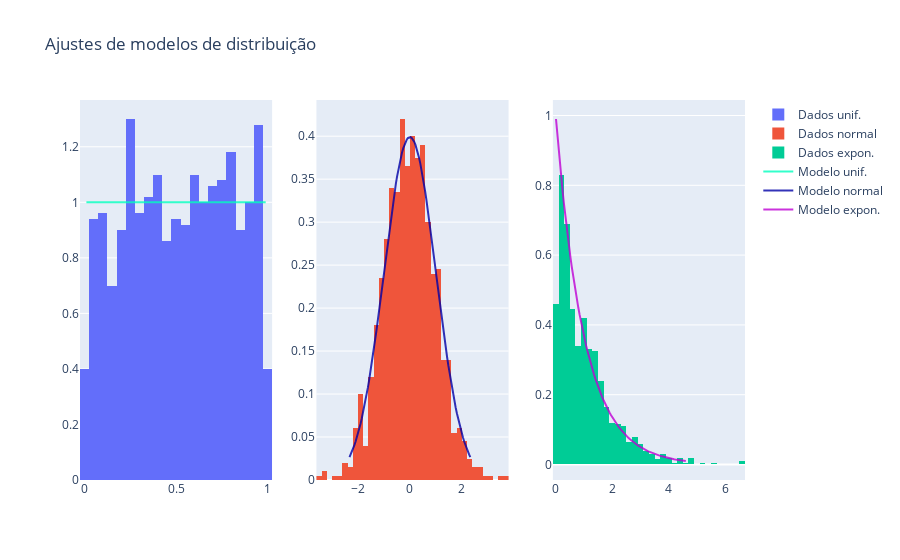

Notebook code cell kept with this figure:
### Markdown cell above
Ajuste de modelo de distribuição de probabilidade:

### Code cell
pdf_uni_sample = np.linspace(uniform.ppf(0.01), uniform.ppf(0.99), 100)
pdf_norm_sample = np.linspace(norm.ppf(0.01), norm.ppf(0.99), 100)
pdf_exp_sample = np.linspace(expon.ppf(0.01), expon.ppf(0.99), 100)

fig = make_subplots(rows=1, cols=3)

fig.add_trace(go.Histogram(x=var_uni, histnorm='probability density',
                           name="Dados unif."), row=1, col=1)
fig.add_trace(go.Histogram(x=var_norm, histnorm='probability density',
                           name="Dados normal"), row=1, col=2)
fig.add_trace(go.Histogram(x=var_exp, histnorm='probability density',
                             name="Dados expon."), row=1, col=3)

fig.add_trace(go.Scatter(x=pdf_uni_sample, y=uniform.pdf(pdf_uni_sample),
                      name='Modelo unif.', mode='lines',
                      marker=dict(color="rgba(0, 255, 190, 0.8)")), row=1, col=1)
fig.add_trace(go.Scatter(x=pdf_norm_sample, y=norm.pdf(pdf_norm_sample),
                      name='Modelo normal', mode='lines',
                      marker=dict(color="rgba(0, 0, 167, 0.8)")), row=1, col=2)
fig.add_trace(go.Scatter(x=pdf_exp_sample, y=expon.pdf(pdf_exp_sample),
                      name='Modelo expon.', mode='lines',
                      marker=dict(color="rgba(190, 0, 212, 0.8)")), row=1, col=3)

fig.update_layout(title_text = "Ajustes de modelos de distribuição")
fig.show()
